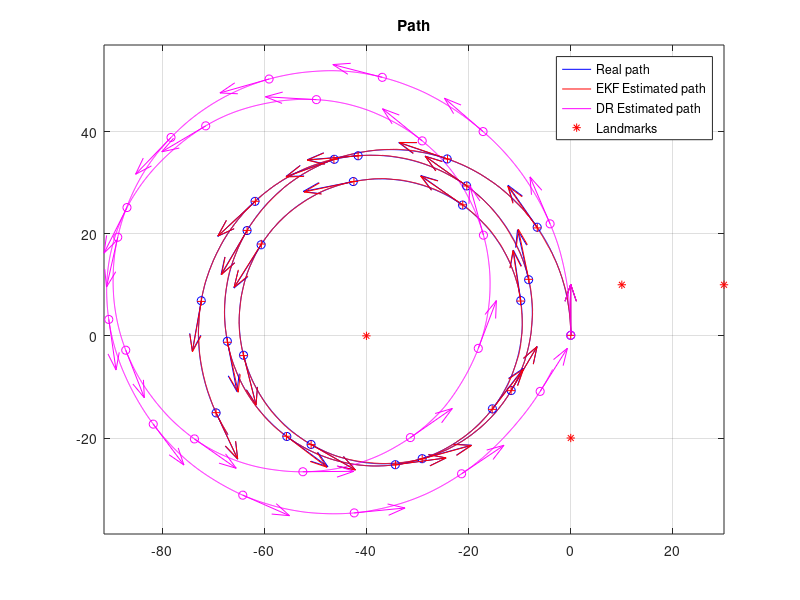
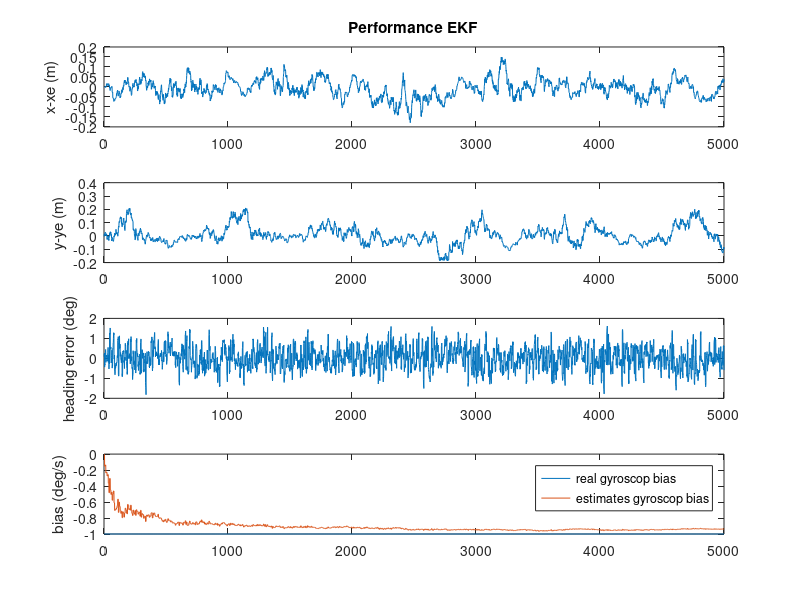
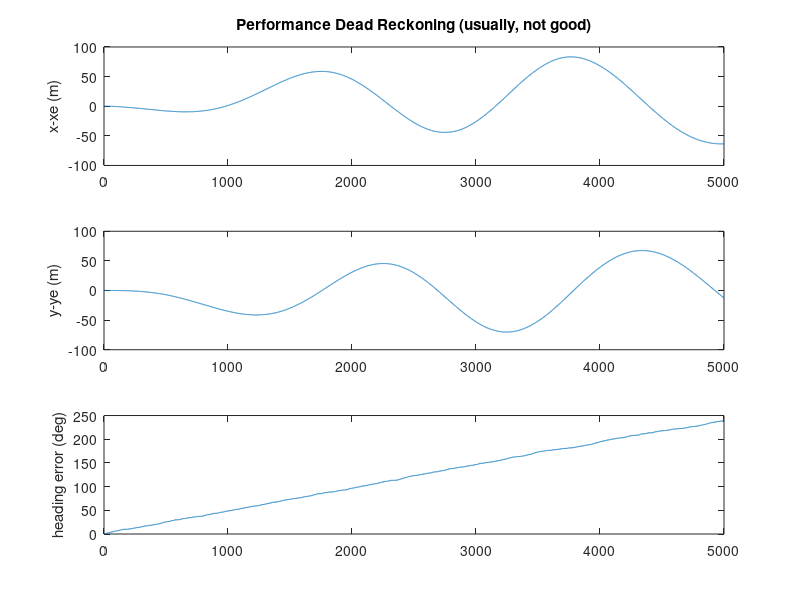
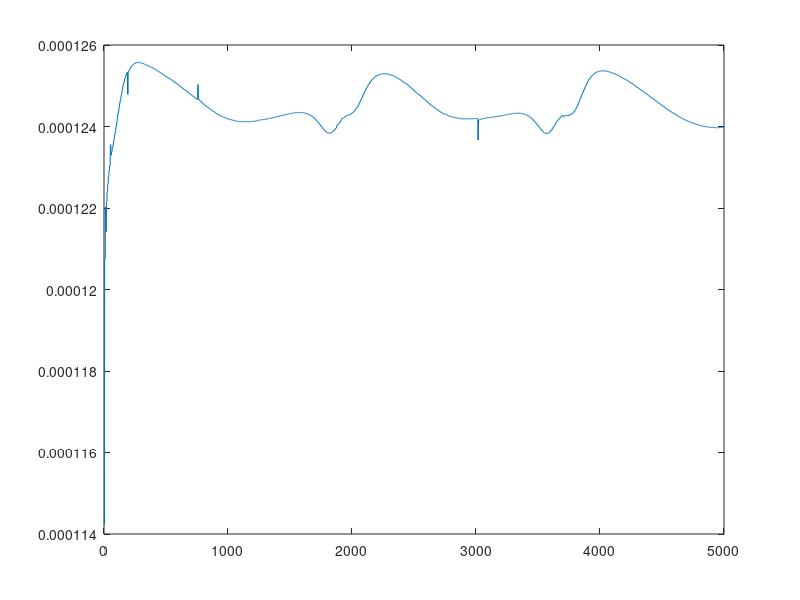

MATLAB code for these plots, in order:
%% DemoEKF.m - version 2018.1
% MRTN4010 - S1.2018
% Example using Extended Kalman Filter (EKF) for the localization problem, using LIDAR range observations.


% Note#1:
% For each "LIDAR scan" we extract the detected landmarks and then we use their ranges to update the estimated 
% states (3DoF: 2D position and heading of the platform).  
% Even frequently using "just" one range (related to some landmark) the estimator is
% able to estimate the pose (position and heading, 3DoF)!!!
% Q: How is this possible?
% A: This is because in addition to the observation model we use the process model (which correlates the states in time) as well.
% As the robot moves then we obtain several observations from different poses (and at different times).
% This system is what is said to be "Observable" 
% (its internal states can be estimated by observing its "outputs", in this case we measure the robot's distance to certain landmark/landmarks).

% it seems that having just range (1D) and certain process model we would
% be able to estimate (x,y, Phi)  (3D)! 
% analogy/question: can we do stereo vision with a perfect process model and just 1 eye? 
% analogy/question: can we do stereo vision with a "good but not perfect" process model and just 1 eye? 
% answer: YES; this problem is called "mapping" (given, approximately, out position, we estimate the position of OOIs)


% Note#2: in this simulation we run the process model at certain frequency
% (dt=50ms), however we do not assume we get measurements (for the observations) at that sample
% rate (that situation would be great!, but it is not always possible). We assume observations have a slower sample rate. This
% is to show that even for a poor system (observing at low rate) the estimation process is still good and feasible. 


%Note #3:
% You can change many things in this simulation (that is the beauty of testing things under simulations):
% 1)  the geographical distribution and number of landmarks.
% 2)  the noise's standard deviations in the inputs of the kinematic model of the vehicle
% 3)  the noise's standard deviations of range measurements
% 4)  the sampling rate of the scanner
% 5)  the inputs to the process (speed and angular rate)
% and a lot of things for experimenting!


% You will be requested, in a subsequent project, to 
%  1) Modify the update stage of the EKF for accepting bearing observations.
%  2) Adapt the Q matrix used in the prediction step, for properly
%  considering the noise that pollutes the model inputs.


% Note4:  IMPORTANT
% a) You will need to modify the EKF update stage in order to deal with the
% cases:   Bearing Only and Range+Bearing (as required in a subsequent project).

% b) you need to adapt the Q matrix in the prediction stage, in order to
% consider the noise that pollutes the inputs of the process model (speed
% and gyroZ). Follow the approach presented in the lecture notes, in file
% "MTRN4010_L06_Noise_in_the_inputs_of_ProcessModel.pdf
%---------------------------------

% In this problem we have a kinematic model of the platform ( our "process
% model"). The inputs, u(t), of the model are 2 :
%    a)  platform's speed (measured at the middle point between the back wheels) 
%    b)  Wz (yaw/heading angular rate), measured through  IMU's gyros.


% by J. Guivant for MRTN4010's students, Session S1.2018.



function main()

%% Parameters

% Here I define the magnitude of the "noises", which I assume are present, 
% polluting mesurements, models, etc.  
% (we are simulating those noises, so we can try whatever we want.) 

% Standard deviation of the error in the angular rate sensor. 
stdDevGyro = 2*pi/180 ;        
% 2 degrees/second , standard deviation of the gyros' noise
% you have seen, when playing with our real IMU's data that, after removing the
% bias, the random error present in the gyros' measurements should be lower than 2 deg/sec.
% so, this one seems realistic.

% Bias of Gyroscope  yaw rate (1 degree/s)
bias_Gyro = -1 / 180 * pi ;    

% Standard deviation of the Gyros Bias estimation (2 degree/s)
stdev_bias_Gyro = 2 / 180 * pi;

% Standard deviation of the error in the speed's measurements
stdDevSpeed = 0.15 ; 
% We simulate a lot of error!  (very difficult case). 
% Speed-meter's error = 0.15m/sec; actually, a low quality speed sensor! (it
% may be the case, in cartain terrains in which platform's traction is not good.)

% ... errors in the range measurements (25cm, standard dev.)
stdev_rangeMeasurement = 0.25 ;          % std. of noise in range measurements. 0.25m
% this is more than the error you would have with our laser scanner.

% ... errors in the angle measurements (1.1 degree, standard dev.)
stdev_alphaMeasurement = 1.1 / 180 * pi ;          % std. of noise in angle measurements
% this is more than the error you would have with our laser scanner. 

% .....................................................

% some parameters, for the simulation context.
Dt=0.05 ;                       % "sample time", 50ms
Li = 5000 ;                     % "experiment" duration, in iterations 
DtObservations=0.250 ;          % laser "sample time" (for observations), 4Hz, approximately

%% Virtual Map

% Here, I create a virtual map, because this program works on a simulated process.
% (in a real case you would have a real map)

% How many landmarks do you want to use?  
n_usedLanmarks = 5 ;    %it must be : 0 < n_usedLanmarks <5, but you can modify the function "CreateSomeMap()" to extend it.
% just to create some landmarks
% if you specify "n_usedLanmarks = 0", you would not have observations
% (i.e. no updates, just predictions )

global NavigationMap;
NavigationMap = CreateSomeMap(n_usedLanmarks) ;  %creates a artificial map!
% ................................................

%% Variables

% In variables "Xe" and "P" :These are the EKF ESTIMATES (Expected value and covariance matrix)
% Initial conditions of the estimates (identical to the real ones, as in
% the lab)( I Assume we know the initial condition of the system)
Xe = [ 0; 0; pi/2 ; 0] ;        % initial state X_0 = [x_0; y_0; phi_0; bias_w_0]
P = zeros(size(Xe,1)) ;      % initial quality --> perfect (covariance =zero )
P(4,4) = stdev_bias_Gyro.^2 ;      % initial quality of gyro.

P_u = [stdDevSpeed.^2 0;...
       0   stdDevGyro.^2];  % initial input quality
% Why perfect? (BECAUSE in this case we DO ASSUME we know perfectly the initial condition)

% These are the "open-loop" dead reckoning ESTIMATES
Xdr = [ 0; 0; pi/2; 0] ;

% Some buffers to store the intermediate values during the experiment (so we can plot them, later)
Xreal_History = zeros(4, Li) ;
Xe_History = zeros(4, Li) ;
XeDR_History = zeros(4, Li) ;
Sdet_History = zeros(1, Li) ;


% .....................................................
% I assume that every time we apply the process model to predict the evolution of the system for a 
% perdiod of time of Dt (50ms) we introduce uncertainty of 0.01m standard deviation on X, 
% similar uncertainty on Y and 1 degree (a lot!) on the heading's estimation
% Q  =zeros(3,3) ;  Q(1,1) = (0.01)^2 ; Q(2,2) =Q(1,1)  ; Q(3,3) = (1*pi/180)^2 ;
% Although you can use this proposed Q, it can be improved. Read
% "MTRN4010_L06_Noise_in_the_inputs_of_ProcessModel.pdf" in order to implement a good refinement. 

Q_processModel = diag( [ (0.01)^2 ,(0.01)^2 , (1*pi/180)^2, 0]) ;
% Q matrix. Represent the covariance of the uncertainty about the process model.
% .....................................................


time = 0 ;
% initialize the simulator of process (the "real system").
InitSimulation(stdDevSpeed,stdDevGyro,stdev_rangeMeasurement,...
                stdev_alphaMeasurement,bias_Gyro, DtObservations);
% (BTW: this is just a simulation to replace the real system, because we,
% for the moment, do not have the real system. )

clc();
disp('Running full simulation, OFF line. Please wait...');

% .....................................................    
for i=1:Li 
    
    %pause(dt) ;   % NO delay, I want to run this in a fast off-line SIMULATION, so ASAP.
    
    time = time+Dt ;    
    SimuPlatform(time,Dt);      % because NOW I do not have a real system, I simulate it.

    % I ask about the inputs to the Process Model.
    % The inputs I will be told are polluted versions of the real inputs.
    [Noisy_speed, Noisy_GyroZ] = GetProcessModelInputs();
    % in the real case we should measure the real inputs (gyros and speedmeter)

    % run our "open-loop" estimation (just dead-reckoning)
    Xdr    = RunProcessModel(Xdr,Noisy_speed,Noisy_GyroZ,Dt) ;
        
    %% EKF - Process Model
    % ------ EKF's prediction: applies the prediction step (i.e. Porcess model). 
    % Estimate new covariance, associated to the state after prediction
    % First , I evaluate the Jacobian matrix of the process model (see lecture notes), at X=X(k|k).
    % You should write the analytical expression on paper to understand the following line.
    J = [ 1, 0, -Dt*Noisy_speed*sin(Xe(3)),  0;...
          0, 1,  Dt*Noisy_speed*cos(Xe(3)),  0;...
          0, 0,  1                        , -Dt;...
          0, 0,  0                        ,  1];
          
    
    % Jacobian with respect to input
    % J_u(u=[v_current, w_current]) = dF/du(u=[v_current, w_current])
    J_u = [ Dt * cos(Xe(3)) 0;...
            Dt * sin(Xe(3)) 0;...
            0             Dt;
            0              0];
    
    % Combine uncertainty about input and uncertainty about process model
    Q = J_u*P_u*J_u.' + Q_processModel;
    
    % then I calculate the new coveraince, after the prediction P(K+1|K) = J*P(K|K)*J'+Q ;
    P = J*P*J'+Q ;
    % ATTENTION: we need, in our case, to propose a consistent Q matrix (this is part of your assignment!)
        
    % And, here, we calculate the predicted expected value. 
    Xe    = RunProcessModel(Xe,Noisy_speed,Noisy_GyroZ,Dt) ;
    %  X(k+1|k) = f( X(k|k), u(k) )
    % in our case, we do not perfectly know u(k), but me measure them (which are noisy)
    % note: we reuse the same variable Xe (we do not need to remember X(k|k), so we overwrite it.)
    
    % so, here/now, the variable "Xe" contains "X^(k+1|k)"   ("X^" means "X hat", i.e. predicted expected value of X(k+1) )
    % and the variable "P" is "P(k+1|k)".
        
    %% EKF - Observation Model

    % .. Get range measuremens, if those are available.
    [nDetectedLandmarks ,MeasuredRanges, MeasuredAlphas, IDs ]= ...
                                            GetObservationMeasurements();
    
    % if measurements are avaiable ==> we perform the related updates.
    if nDetectedLandmarks>0     % any laser data and detected landmarks?
     
        % Because there are available obsevations ==> I perform EKF update\updates.
   
        % --------------- EKF update (observations)
        % Because this observation function is non-linear--> we need to get the Jacobians of h(X).
        % Jacobian for range only measurements (evaluated at the current expected value -->Xe)    
        
        % sqrt( (xi-x)^2+(yi-y)^2 ) for all the seen landmarks. I will need
        % this term for the next calculations.
        
        % for the sake of simplicity in this example, we perform an EKF update for each of the observations.
        for u=1:nDetectedLandmarks
         
            ID = IDs(u);            % landmark ID?    (in "real life", this is provided by the "data association")
            
            % some auxiliary variables.
            eDX = (NavigationMap.landmarks(ID,1)-Xe(1)) ;      % (xu-x)
            eDY = (NavigationMap.landmarks(ID,2)-Xe(2)) ;      % (yu-y)
            eDD_sq = eDX*eDX + eDY*eDY ; 
            eDD = sqrt( eDD_sq ) ; %   so : sqrt( (xu-x)^2+(yu-y)^2 ) 
    
        
            % here is it. "H". I reuse some previous calculations.
            H = [  -eDX/eDD    , -eDY/eDD    ,  0, 0;...
                    eDY/eDD_sq , -eDX/eDD_sq , -1, 0] ;   % Jacobian of h(X); size 2x4
        
            % the expected distances to this landmark ( "h(Xe)" )
            ExpectedRange = eDD ;   % just a coincidence: we already calculated them for the Jacobian, so I reuse it. 
            
            % the expected angle to this landmark
            ExpectedAlpha = atan2(eDY,eDX) - Xe(3) + pi/2;
        
            % Evaluate residual (innovation)  "Y-h(Xe)" 
            %(measured output value - expected output value)
            z  = [MeasuredRanges(u) - ExpectedRange; ...
                  MeasuredAlphas(u) - ExpectedAlpha];

            % ------ covariance of the noise/uncetainty in the measurements
            R = [stdev_rangeMeasurement*stdev_rangeMeasurement*4 0 ;...
                0 stdev_alphaMeasurement*stdev_alphaMeasurement];
        
            % Some intermediate steps for the EKF (as presented in the lecture notes)
            S = R + H*P*H' ;
            iS = inv(S);                 % iS = inv(S) ;   % in this case S is 1x1 so inv(S) is just 1/S
            K = P*H'*iS ;           % Kalman gain
            % ----- finally, we do it...We obtain  X(k+1|k+1) and P(k+1|k+1)
            
            Xe = Xe+K*z ;       % update the  expected value
            P = P-K*H*P ;       % update the Covariance % i.e. "P = P-P*H'*iS*H*P"  )
            % -----  individual EKF update done ...
        
            % Loop to the next observation based on available measurements..
        end
       
       % Here, all available EKF updates have been done.
       % which means that the variable Xe contains X^(k+1|k+1); and P is P(k+1|k+1); the
       % expected value and covariance matrix, respectively, of the POSTERIOR PDF about X(k+1)
       
       
    end
     
     % -------- store some current variables, to plot later, at the end. 
     Xreal_History(:,i) = GetCurrentSimulatedState() ;
     Xe_History(:,i)    = Xe ;
     XeDR_History(:,i)  = Xdr ;
     Sdet_History(:,i)  = det(S) ;

end                           % end of while loop



fprintf('Done. Showing results, now..\n');
% now, we can see the resutls.
% PLOT some results. 
SomePlots(Xreal_History,Xe_History,XeDR_History,Sdet_History, NavigationMap) ;


return        



% =========================================================================
% --- THIS IS THE PROCESS MODEL of MY SYSTEM. (it is a Kinemetic model)
    
function Xnext = RunProcessModel(X,speed,GyroZ,dt) 
    Xnext = X + dt*[ speed*cos(X(3)) ;  speed*sin(X(3)) ; GyroZ - X(4) ; 0] ;
return ;


% =========================================================================
% ========== Simulation functions - (used for simulation of "real" platform and
% for the process model of the EKF.
% When we apply the EKF on a real case, we do NOT need this part.


function [ranges, alphas, IDs] = GetMeasurementsFomNearbyLandmarks(X,map)
 
    if map.nLandmarks>0
        dx= map.landmarks(:,1) - X(1) ;
        dy= map.landmarks(:,2) - X(2) ;
        ranges = sqrt((dx.*dx + dy.*dy)) ;
        alphas = atan2(dy, dx) - X(3) + pi/2;
        IDs = 1:map.nLandmarks ;
    else
        IDs=[];ranges=[]; alphas = [];
    end
    % I simulate I measure/detect all the landmarks, however there can be
    % cases where I see just the nearby ones.
    
return


% here I propose some speed and angular rate inputs. 
% in real cases, they do happen, we do not propose them.
function [speed, GyroZ] = SimuControl(X,t)
    global ContextSimulation;
    speed = 2 ;                                        % cruise speed, 2m/s  ( v ~ 7km/h)
    GyroZ = 3*pi/180 + sin(0.1*2*pi*t/50)*.02;         % some crazy driver moving the steering wheel...
    GyroZ = GyroZ + ContextSimulation.bias_GyroZ;      % Bias
return


% here I propose some map of landmarks. 
% in real cases, we do not create it, synthetically, like here.
function map = CreateSomeMap(n_used)
    n_used = max(0,min(4,n_used));      % accepts no less than 1, no more than 4. 
    
    landmarks = [  [ -40,0 ];[ -0,-20 ];[ 10,10 ] ;[ 30,10 ]  ] ;   
    % you may modify this list, in case you want to add more landmarks to the navigation map.
    
    map.landmarks = landmarks(1:n_used,:) ;
    map.nLandmarks = n_used ;
return ;


function InitSimulation(stdDevSpeed,stdDevGyro,stdev_rangeMeasurement, ...
                    stdev_alphaMeasurement, bias_GyroZ, DtObservations)
                
    global ContextSimulation;
    ContextSimulation.Xreal = [ 0; 0; pi/2 ; bias_GyroZ] ;     % [x;y;phi;bias_Gyro]
    ContextSimulation.stdDevSpeed = stdDevSpeed;
    ContextSimulation.stdDevGyro = stdDevGyro;
    ContextSimulation.speed=0;
    ContextSimulation.GyroZ=0;
    ContextSimulation.bias_GyroZ = bias_GyroZ;
    ContextSimulation.stdev_rangeMeasurement = stdev_rangeMeasurement;
    ContextSimulation.stdev_alphaMeasurement = stdev_alphaMeasurement;
    ContextSimulation.DtObservations=DtObservations;
    ContextSimulation.timeForNextObservation= 0;
    ContextSimulation.CurrSimulatedTime=0;
return;


function [Noisy_speed, Noisy_GyroZ]=GetProcessModelInputs()
    % .....................................................
    % add noise to simulate real conditions
    % WHY? to be realistic. When we measure things the measurements are polluted with noise, So I simulated that situation by adding random
    % noise to the perfect measurements (the ones I get from the simulated "real" platform.
    global ContextSimulation;
    Noisy_speed = ContextSimulation.speed+ContextSimulation.stdDevSpeed*randn(1) ;
    Noisy_GyroZ = ContextSimulation.GyroZ + ...
                  ContextSimulation.stdDevGyro*randn(1);
return;


% NOTE: in a subsequent project, you will apply the EKF for estimating the states of the real
% system. In such cases You DO NOT ADD ANY NOISE to the real
% measurements!!!!. We add noise, here, because we want to simulate a real
% case, always having noise polluting our measurements.


function  SimuPlatform(time,Dt)
    global ContextSimulation;    
    
    % simulate some crazy driver for the car..
    [ContextSimulation.speed,ContextSimulation.GyroZ] = SimuControl(ContextSimulation.Xreal,time) ;      % read kinematic model inputs, ideal ones
    % .........................................
    % simulate one step of the "real system":  Xreal(time)
    ContextSimulation.Xreal = RunProcessModel(ContextSimulation.Xreal, ContextSimulation.speed, ContextSimulation.GyroZ,Dt) ;
    ContextSimulation.CurrSimulatedTime = ContextSimulation.CurrSimulatedTime+Dt;
return;


function [nDetectedLandmarks, MasuredRanges, MasuredAlphas, IDs] = GetObservationMeasurements(map)
    global ContextSimulation NavigationMap;       
   
    if ContextSimulation.CurrSimulatedTime<ContextSimulation.timeForNextObservation
        % no measurements of outputs at this time.
        nDetectedLandmarks=0;
        MasuredRanges=[];
        MasuredAlphas=[];
        IDs=[];
        return
    end
        
    ContextSimulation.timeForNextObservation = ContextSimulation.timeForNextObservation+ContextSimulation.DtObservations;
    
    % get simulated range measurements (actual system), in this case the
    % simulated platform.
        [RealRanges, RealAlphas, IDs] = GetMeasurementsFomNearbyLandmarks(ContextSimulation.Xreal,NavigationMap) ;
                % ...................................................
        nDetectedLandmarks = length(RealRanges) ;
      
        
        if (nDetectedLandmarks<1)       % no detected landmarks...
            MasuredRanges=[];
            MasuredAlphas=[];
            IDs=[];   
            return
        end
        
        
        % Here I corrupt the simulated measurements by adding some random noise (to simulate the noise that would be present in the reality)
        % this is the noise:
        noiseInRangeMeasurements = ContextSimulation.stdev_rangeMeasurement*randn(size(RealRanges));
        noiseInAlphaMeasurements = ContextSimulation.stdev_alphaMeasurement*randn(size(RealAlphas));
        % here I add it to the perfect ranges' measurements
        MasuredRanges = RealRanges +  noiseInRangeMeasurements ;
        MasuredAlphas = RealAlphas +  noiseInAlphaMeasurements ;
        % so MasuredRanges are the measurements polluted with
        % noise. I get the "perfect measurements" from the simulated
        % platform.
        
        % in real life they arrive already polluted!
        
 return;

 
function X = GetCurrentSimulatedState()
    global ContextSimulation;
    X=ContextSimulation.Xreal;
 return;   

% -------------end simulation functions -----------------------------------------------


% ====================================================
% --- This is JUST for ploting the results
function SomePlots(Xreal_History,Xe_History,Xdr_History,Sdet_history, map)



figure(2) ; clf ; hold on ;
plot(Xreal_History(1,:),Xreal_History(2,:),'b') ;
plot(Xe_History(1,:),Xe_History(2,:),'r') ;
plot(Xdr_History(1,:),Xdr_History(2,:),'m') ;
if (map.nLandmarks>0)
    plot(map.landmarks(:,1),map.landmarks(:,2),'*r') ;
    legend({'Real path','EKF Estimated path','DR Estimated path','Landmarks'});
else
    legend({'Real path','EKF Estimated path','DR Estimated path'});
end





% show vectors, for visualizing heading, at a small number of points.
ii = [1:225:length(Xe_History(1,:))] ;
m=10;
quiver(Xreal_History(1,ii),Xreal_History(2,ii),m*cos(Xreal_History(3,ii)),m*sin(Xreal_History(3,ii)),'b','AutoScale','off','Marker','o' ) ;
quiver(Xe_History(1,ii),Xe_History(2,ii),m*cos(Xe_History(3,ii)),m*sin(Xe_History(3,ii)),'r','AutoScale','off','Marker','+') ;
quiver(Xdr_History(1,ii),Xdr_History(2,ii),m*cos(Xdr_History(3,ii)),m*sin(Xdr_History(3,ii)),'m','AutoScale','off','Marker','o' ) ;




axis equal ;

title('Path') ;
zoom on ; grid on; box on;

% --------- plot errors between EKF estimates and the real values
figure(3) ; clf ; 
Xe=Xe_History;
subplot(4,1,1) ; plot(Xreal_History(1,:)-Xe(1,:)) ;ylabel('x-xe (m)') ;
title('Performance EKF') ;
subplot(4,1,2) ; plot(Xreal_History(2,:)-Xe(2,:)) ;ylabel('y-ye (m)') ;
subplot(4,1,3) ; plot(180/pi*(Xreal_History(3,:)-Xe(3,:))) ;ylabel('heading error (deg)') ;
subplot(4,1,4) ; plot(180/pi*(Xreal_History(4,:))); ylabel('bias (deg/s)') ;
hold on;
subplot(4,1,4) ; plot(180/pi*(Xe(4,:))) ; ylabel('bias (deg/s)') ;
hold off;
legend('real gyroscop bias','estimates gyroscop bias')

% DR
figure(4) ; clf ; 
Xe=Xdr_History;
subplot(3,1,1) ; plot(Xreal_History(1,:)-Xe(1,:)) ;ylabel('x-xe (m)') ;
title('Performance Dead Reckoning (usually, not good)') ;
subplot(3,1,2) ; plot(Xreal_History(2,:)-Xe(2,:)) ;ylabel('y-ye (m)') ;
subplot(3,1,3) ; plot(180/pi*(Xreal_History(3,:)-Xe(3,:))) ;ylabel('heading error (deg)') ;

% Determinant of S
figure(5) ; clf ; 
plot(Sdet_history)

Xe=[];

return ;

% -------------------------------------------------------------------------
%  Jose Guivant -  AAS -Session 1.2018
%  Questions:     email to : j.guivant@unsw.edu.au
% -------------------------------------------------------------------------


